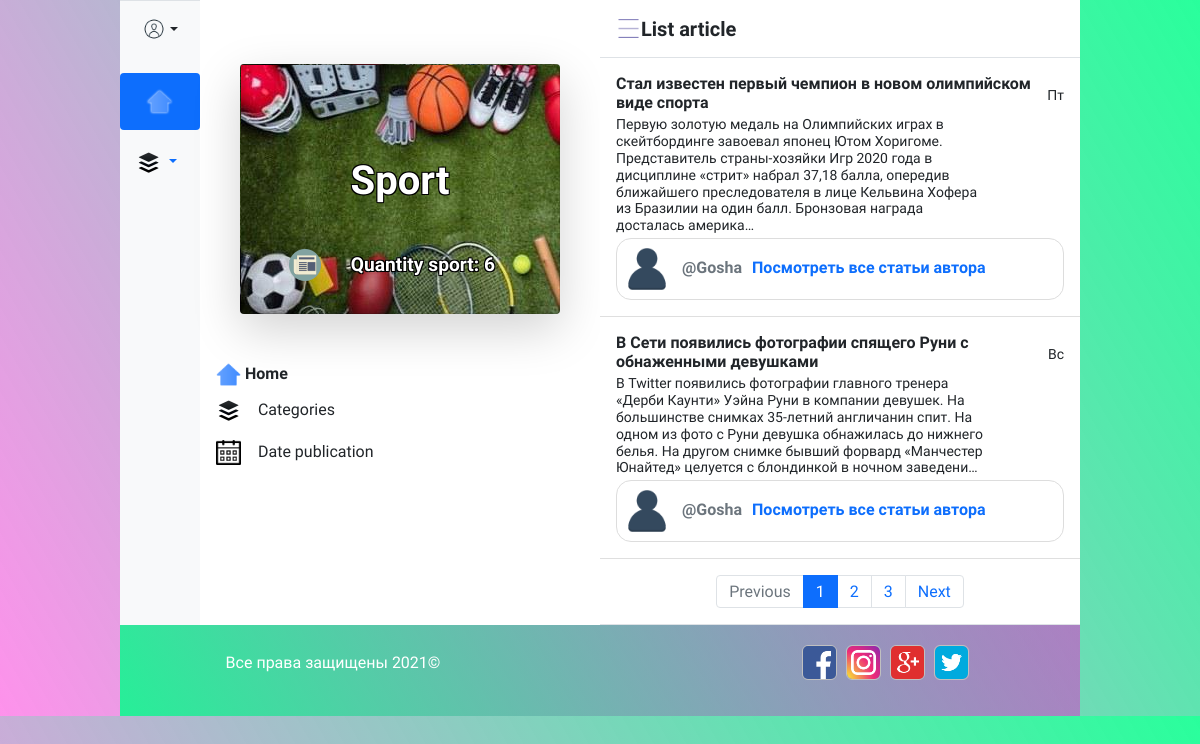
Screenshot of /category/sport/ with the database file from the repository.
### article/models.py (models this page shows, shortened)
class Category(models.Model):
    title = models.CharField(max_length=50)
    img_category = models.ImageField('img category', upload_to='category_images')
    slug = models.SlugField(max_length=50, unique=True)
    def __str__(self):
        return self.title
    class Meta:
        verbose_name = 'Категорию'
        verbose_name_plural = 'Категории'

class Article(models.Model):
    avtor = models.ForeignKey(User, on_delete=models.CASCADE)
    title = models.CharField(max_length=150, db_index=True)
    slug = models.SlugField(max_length=150, blank=True, unique=True)
    body = models.TextField(blank=True, db_index=True)
    categories = models.ManyToManyField('category', blank=True, related_name='articles')
    img_article = models.ImageField('img article', default='default-article.png', upload_to='article_images')
    date_pub = models.DateField('date publication', default=timezone.now)
    class Meta:
        verbose_name = 'Статью'
        verbose_name_plural = 'Статьи'

### users/models.py (models this page shows, shortened)
class Profile(models.Model):
    user = models.OneToOneField(User, on_delete=models.CASCADE)
    img = models.ImageField(default='default-user.png', upload_to='user_images')

### article/views.py (the view)
# urls.py: path('category/<str:slug>/', AV.CategoryView.as_view(), name='category_detail'),
class CategoryView(ListView):
    model = Article
    template_name = 'article/article_category.html'
    context_object_name = 'articles'
    paginate_by = 2
    def get_queryset(self):
        category = Category.objects.get(slug=self.kwargs['slug'])
        return Article.objects.filter(categories=category).order_by('-id')
    def get_context_data(self, **kwards):
        ctx = super(CategoryView, self).get_context_data(**kwards)
        categories = Category.objects.get(slug=self.kwargs['slug'])
        ctx['title'] = categories
        ctx['category'] = categories
        ctx['articles_count'] = len(Article.objects.filter(categories=categories))
        return ctx

### article/context_processors.py (called while the page is built)
def categories(request):
    categories = Category.objects.all()
    articles_all = Article.objects.all()
    date = []
    for item in articles_all:
        date.append(item.date_pub)
    date = list(set(date))
    return {
        'categories': categories,
        'date_all': date
    }

### templates/article/article_category.html (shortened to what this page needs)
{% extends 'base.html' %}
{% load static %}
{% block category %}
<div class="card card-cover h-80 overflow-hidden text-white bg-dark rounded-5 shadow-lg more_details"
     style="background-image: url({{ category.img_category.url }});">
  <div class="d-flex flex-column h-100 p-5 pb-3 text-white text-shadow-1 text-center">
    <h2 class="pt-5 mb-5 display-6 lh-1 fw-bold stroke">{{ category.title }}</h2>
    <ul class="d-flex list-unstyled mt-auto">
      <li class="me-auto">
        <img src="{% static 'img/article_logo.png' %}" alt="Article logo" width="32" height="32">
      </li>
      <li class="d-flex align-items-center me-3 small_li">
        <small>Quantity {{ category.title|lower }}: {{ articles_count }}</small>
      </li>
    </ul>
  </div>
</div>
{% endblock %}

### templates/base.html (shortened to what this page needs)
{% load static %}
<!doctype html>
<html lang="ru">
<head>
    <link rel="stylesheet" href="https://cdn.jsdelivr.net/npm/bootstrap@5.0.2/dist/css/bootstrap.min.css">
    <link rel="stylesheet" href="{% static 'css/style.css' %}">
</head>
<body>
<div class="row container">
    <div class="col-1 d-flex flex-column flex-shrink-0 bg-light none_mobile">
        <div class="dropdown border-top">
          <a href="#" class="d-flex align-items-center justify-content-center p-3 link-dark text-decoration-none dropdown-toggle" id="dropdownUser3" data-bs-toggle="dropdown" aria-expanded="false">
            <img src="{% if not user.is_authenticated %}{% static 'img/profile_icon.png' %}{% else %}{{ user.profile.img.url }}{% endif %}" alt="Photo profile" width="24" height="24" class="rounded-circle">
          </a>
        </div>
      <ul class="nav nav-pills nav-flush flex-column mb-auto text-center mt-3">
        <li class="nav-item">
          <a href="/" class="nav-link nav_menu active py-3" title=""
             data-bs-toggle="tooltip" data-bs-placement="right" data-bs-original-title="Home">
            <img src="{% static 'img/home_icon.png' %}" alt="Home icon" width="25" height="25">
          </a>
        </li>
        <li class="nav-item mt-1">
            <button class="nav-link dropdown-toggle nav_menu py-3"
               id="navbarDarkDropdownMenuLink" role="button" data-bs-toggle="dropdown" aria-expanded="false">
            <img src="{% static 'img/category_icon.png' %}" class="category_img" alt="Category icon" width="25" height="25">
          </button>
        </li>
      </ul>
    </div>
    {% block content %}
    <div class="col-12 col-md-5 flex-shrink-0 p-3 bg-white ">
        <div class="px-4 py-5 text-center article_home more_details">
          {% block category %}{% endblock %}
        </div>
      <ul class="list-unstyled ps-0">
        <li class="mb-1">
          <a href="/" class="link-dark text-decoration-none">
            <img src="{% static 'img/home_icon.png' %}" alt="Image list article" width="25" height="25">
            <span class="fw-bold">Home</span>
          </a>
        </li>
        <li class="mb-1">
            <img src="{% static 'img/category_icon.png' %}" alt="Image list article" width="25" height="25">
            <button class="btn btn-toggle align-items-center rounded collapsed ml-1" data-bs-toggle="collapse" data-bs-target="#dashboard-collapse" aria-expanded="false">
                Categories
            </button>
        </li>
          <li class="mb-1">
            <img src="{% static 'img/date_icon.png' %}" alt="Image list article" width="25" height="25">
            <button class="btn btn-toggle align-items-center rounded collapsed ml-1" data-bs-toggle="collapse" data-bs-target="#dashboard-collapse-data" aria-expanded="false">
                Date publication
            </button>
        </li>
      </ul>
    </div>
    <div class="col-12 col-md-6 d-flex flex-column align-items-stretch flex-shrink-0 bg-white more_list">
        {% include 'article/includes/article_list.html' %}
    </div>
    {% endblock %}
</div>
<footer class="container">
    <div class="footer">
        <p>Все права защищены 2021&copy;</p>
        <p>
            <a href="#top"><img src="{% static '/img/facebook.png' %}" alt="icon" class="footer_icon"></a>
            <a href="#top"><img src="{% static '/img/instagram.png' %}" alt="icon" class="footer_icon"></a>
            <a href="#top"><img src="{% static '/img/google.png' %}" alt="icon" class="footer_icon"></a>
            <a href="#top"><img src="{% static '/img/twitter.png' %}" alt="icon" class="footer_icon"></a>
        </p>
    </div>
</footer>
</body>
</html>

### templates/article/includes/article_list.html (shortened to what this page needs)
{% load static %}
<a href="/" class="d-flex align-items-center flex-shrink-0 p-3 link-dark text-decoration-none border-bottom">
  <img src="{% static 'img/article_list.png' %}" alt="Image list article" width="25" height="25">
  <span class="fs-5 fw-bold">List article</span>
</a>
<div class="list-group list-group-flush border-bottom scrollarea">
  {% for article in articles %}
  <div class="list-group-item list-group-item-action py-3 lh-tight article"
     aria-current="true" data-slug="{{ article.slug }}" style="cursor:pointer;">
    <div class="d-flex w-100 align-items-center justify-content-between">
      <strong class="mb-1">{{ article.title }}</strong>
      <small>{{ article.date_pub|date:"D" }}</small>
    </div>
    <div class="col-10 mb-1 small">{{ article.body|truncatechars:300 }}</div>
    <div class="d-flex text-muted avtor_img">
        <img src="{{ article.avtor.profile.img.url }}" alt="Photo avtor" height="50" width="50">
        <strong class="d-block text-gray-dark">@{{ article.avtor }}</strong>
        <strong class="d-block text-gray-dark article_all_user">
          <a href="/user/{{ article.avtor }}" >Посмотреть все статьи автора</a>
        </strong>
    </div>
  </div>
  {% endfor %}
  {% if is_paginated %}
  <nav class="pt-3" style="margin:auto;">
    <ul class="pagination">
      {% if page_obj.has_previous %}
        <li class="page-item">
          <a class="page-link" href="?page={{ page_obj.previous_page_number }}">Previous</a>
      {% else %}
        <li class="page-item disabled">
          <a class="page-link" href="#" tabindex="-1" aria-disabled="true">Previous</a>
      {% endif %}
      </li>
      {% for num in page_obj.paginator.page_range %}
        {% if num == page_obj.number %}
          <li class="page-item active" aria-current="page"><a class="page-link" href="?page={{ num }}">{{ num }}</a></li>
        {% elif num > page_obj.number|add:'-3' and num < page_obj.number|add:'3'  %}
          <li class="page-item"><a class="page-link" href="?page={{ num }}">{{ num }}</a></li>
        {% endif %}
      {% endfor %}
      {% if page_obj.has_next %}
        <li class="page-item">
          <a class="page-link" href="?page={{ page_obj.next_page_number }}">Next</a>
      {% else %}
        <li class="page-item disabled">
          <a class="page-link" href="#" tabindex="-1" aria-disabled="true">Next</a>
      {% endif %}
      </li>
    </ul>
  </nav>
  {% endif %}
</div>

### static/css/style.css (style rules this page uses)
* { margin: 0; padding: 0; }
a { text-decoration: none; }
.row { --bs-gutter-x: 0!important; }
body { font-family: 'M PLUS 1p', sans-serif; font-size: 16px; background: linear-gradient( 60deg, #fd0dd473, #00ff89d6 ); color: #000; height: 100%; line-height: 1.2; }
.stroke { text-shadow: #000 1px 1px 0, #000 -1px -1px 0, #000 -1px 1px 0, #000 1px -1px 0; }
.container { width: 80%; margin: 0 10%; }
.active > img { filter: drop-shadow(0px 0px 1px #fff); }
.avtor_img { border: 1px solid #ddd; border-radius: 15px; padding: 5px; background: #fff; }
.avtor_img > strong { position: relative; margin-top: 14px; margin-left: 10px; }
.small_li small { font-size: 1.2em; font-weight: bold; text-shadow: #000 1px 1px 0, #000 -1px -1px 0, #000 -1px 1px 0, #000 1px -1px 0; }
footer { background: linear-gradient( 60deg, #00ff89d6, #fd0dd473 ); color: #fff; text-align: center; padding: 20px 0; font-weight: 300; }
.footer { display: flex; width: 80%; margin: 0 10%; justify-content: space-between; align-items: center; }
.footer_icon { width: 35px; height: 35px; margin-right: 5px; border: 0.7px solid silver; border-radius: 6px; transition: 0.4s linear; }

### rows the page displays
Category: img_category (picture), title "Sport", title "sport"
Article: title "Стал известен первый чемпион в новом олимпийском виде спорта", date_pub "Пт", body "Первую золотую медаль на Олимпийских играх в скейтбординге завоевал японец Ютом Хоригоме. Представитель страны-хозяйки Игр 2020 года в дисциплине «стрит» набрал 37,18 балла, опередив ближайшего преследователя в лице Кельвина Хофера из Бразилии на один балл. Бронзовая награда досталась америка…", avtor.profile.img (picture), avtor "Gosha"
Article: title "В Сети появились фотографии спящего Руни с обнаженными девушками", date_pub "Вс", body "В Twitter появились фотографии главного тренера «Дерби Каунти» Уэйна Руни в компании девушек. На большинстве снимках 35-летний англичанин спит. На одном из фото с Руни девушка обнажилась до нижнего белья. На другом снимке бывший форвард «Манчестер Юнайтед» целуется с блондинкой в ночном заведени…", avtor.profile.img (picture), avtor "Gosha"

### other values shown
{{ articles_count }} "6"
{{ num }} "1"
{{ num }} "2" "3"
